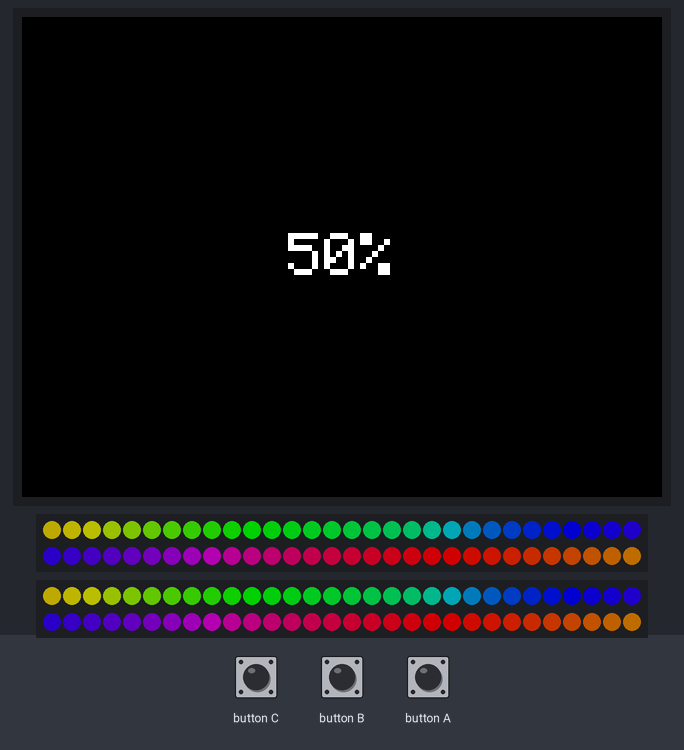
The sketch below on a simulated ESP32-S3. Parts: 320×240 colour display, 2 × 60 RGB LEDs in strip order, left to right, continuing on the next row. The test bench sets the inputs (shaded band). Dim RGB values are drawn brighter than linear.

Above: at 1.4 s.
1.5 s: button A pressed for 0.15 s
At 1.9 s:
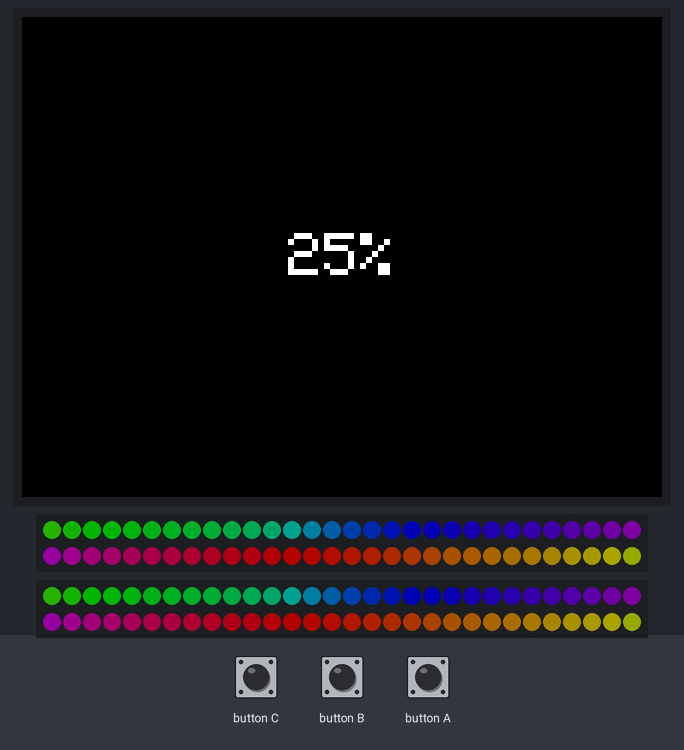
2.2 s: button A pressed for 1 s
At 3.11 s:
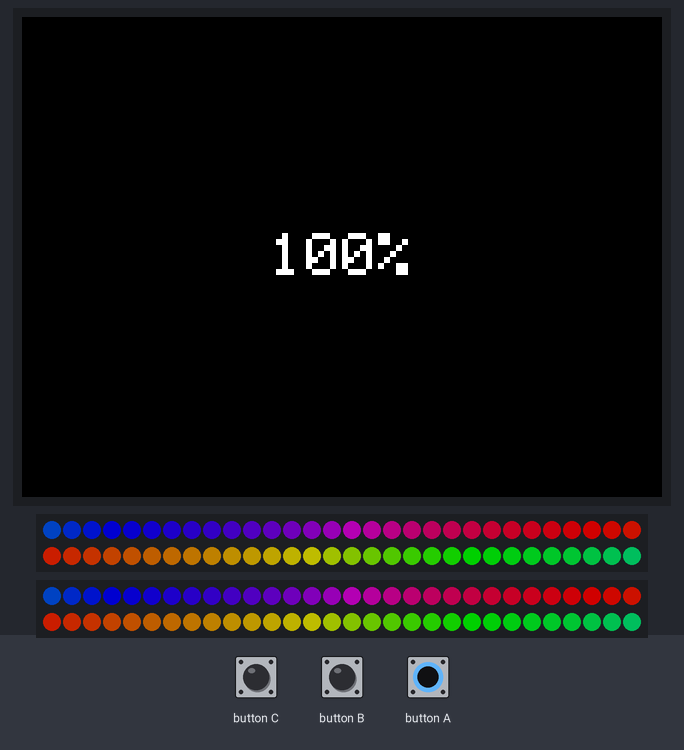
3.8 s: button A pressed for 0.15 s
At 4.9 s:
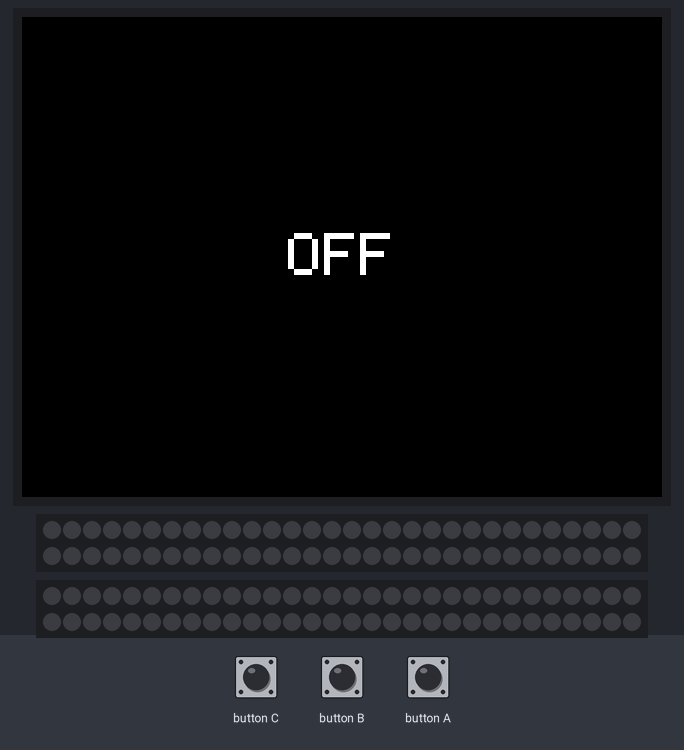
5.4 s: button A pressed for 3.2 s
At 8.07 s:
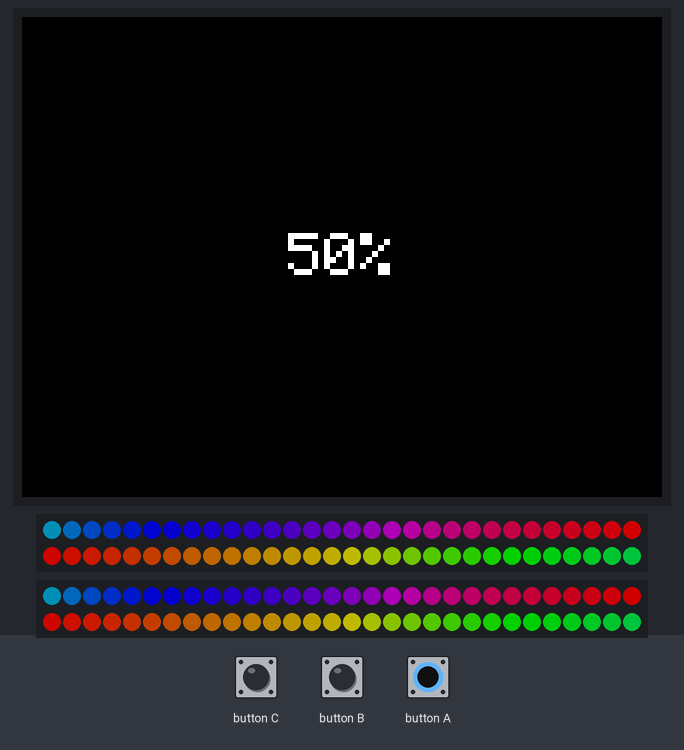
9.2 s: button A pulsed LOW 5 times (0.12 s each, 0.3 s apart)
At 9.59 s:
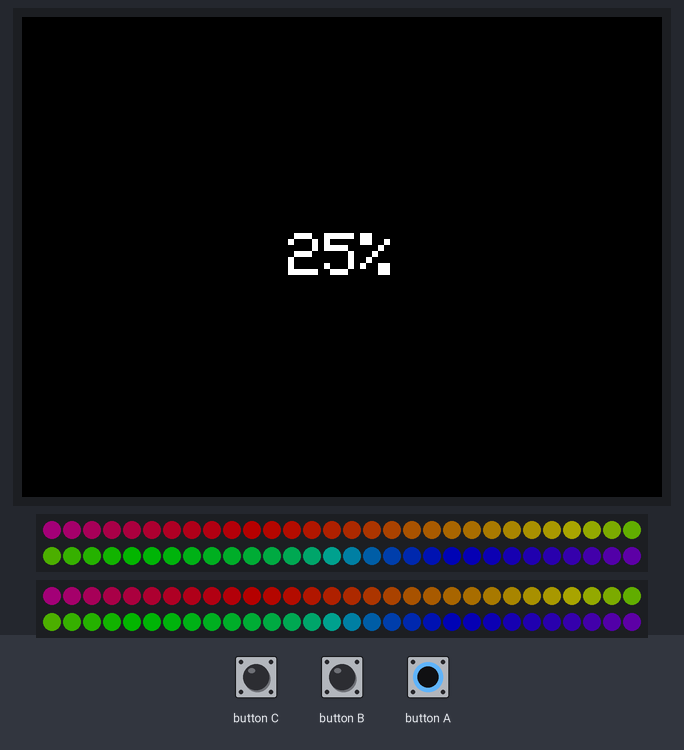

The sketch:

led_rainbow.ino
```cpp
// led_rainbow.ino — 観覧車リムLED（SK6812 1m/60LED x2本）レインボー制御
// Board: M5Stack AtomS3R (FQBN m5stack:esp32:m5stack_atoms3r)
//
// 配線（Grove PORT.A を使用 — 底面ヘッダはバッテリーベース用に空けておく）:
//   Grove 5V  -> 両テープの 5V
//   Grove GND -> 両テープの GND
//   Grove G2  -> 前リムテープ Din（矢印の始点側から入れる）
//   Grove G1  -> 後リムテープ Din
//
// 操作: 画面ボタン(G41)で輝度切替 50% -> 25% -> 100% -> OFF -> 50% ...
// 電流はFastLEDの電力キャップで最大900mAに制限（モバイルバッテリー安全圏）

#include <M5Unified.h>
#include <FastLED.h>

constexpr int PIN_FRONT = 2;   // Grove 白線側
constexpr int PIN_BACK  = 1;   // Grove 黄線側
constexpr int NUM_LED   = 60;  // 1m 60LED/m

CRGB ledsF[NUM_LED];
CRGB ledsB[NUM_LED];

const uint8_t kLevels[] = {128, 64, 255, 0};   // 50%, 25%, 100%, OFF
const char*   kLabels[] = {"50%", "25%", "100%", "OFF"};
int levelIdx = 0;

void drawStatus() {
  M5.Display.clear(TFT_BLACK);
  M5.Display.setTextDatum(middle_center);
  M5.Display.setTextSize(3);
  M5.Display.drawString(kLabels[levelIdx], M5.Display.width() / 2,
                        M5.Display.height() / 2);
}

void setup() {
  auto cfg = M5.config();
  M5.begin(cfg);
  FastLED.addLeds<SK6812, PIN_FRONT, GRB>(ledsF, NUM_LED);
  FastLED.addLeds<SK6812, PIN_BACK,  GRB>(ledsB, NUM_LED);
  FastLED.setMaxPowerInVoltsAndMilliamps(5, 900);  // 電流上限
  FastLED.setBrightness(kLevels[levelIdx]);
  drawStatus();
}

void loop() {
  M5.update();
  if (M5.BtnA.wasPressed()) {
    levelIdx = (levelIdx + 1) % 4;
    FastLED.setBrightness(kLevels[levelIdx]);
    drawStatus();
  }
  // リム一周ぶんの虹をゆっくり流す（前後リムは同位相）
  uint8_t base = millis() / 20;   // 約13秒で一周
  fill_rainbow(ledsF, NUM_LED, base, 255 / NUM_LED);
  for (int i = 0; i < NUM_LED; i++) ledsB[i] = ledsF[i];
  FastLED.show();
  delay(16);
}
```

Measured:
- after the input at 3.8 s, the display: changes after 0.09 s (image 3)
- after the input at 5.4 s, the display: first changes after 0.09 s (image 4 shows a later state)
